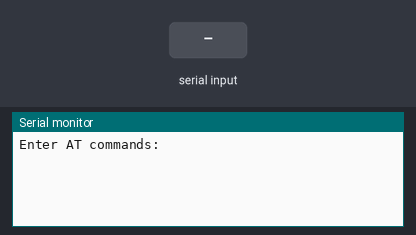
Simulated run of this sketch. Board: Arduino Uno, built with avr-gcc and run on an emulated ATmega328P. On the bench: the last lines printed to the serial monitor. The inputs (shaded band) are chosen by the test bench.

Above: at 1.2 s.
1.3 s: "1" received over the second serial link
At 1.7 s:
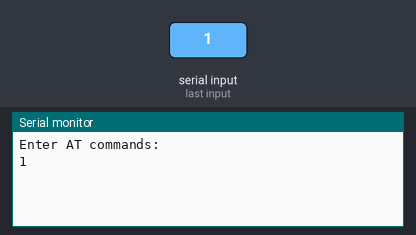
2.8 s: "0" received over the second serial link
At 4.0 s:
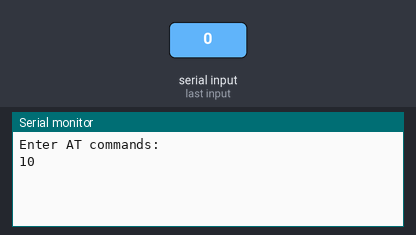

The sketch:

bluetooth_read.ino
```cpp
#include <SoftwareSerial.h>

SoftwareSerial mySerial(2, 4); // TX=2, RX=4 BLUETOOTH MODULE

void setup() {
  Serial.begin(9600);       // 시리얼 통신 시작, 전송 속도 9600
  mySerial.begin(9600);    // 블루투스 시리얼 통신 시작, 전송 속도 9600

  Serial.println("Enter AT commands:");
}

void loop() {
  // 블루투스에서 데이터 수신 시 시리얼 모니터에 출력
  if (mySerial.available()) {
    uint8_t read_value = mySerial.read();
    Serial.write(read_value);
  }

  // 시리얼 모니터에서 입력된 데이터를 블루투스로 전송
  if (Serial.available()) {
    mySerial.write(Serial.read());
  }
}
```

Measured:
- after the input at 1.3 s, the serial monitor: prints a new line at once (image 1)
- after the input at 2.8 s, the serial monitor: prints a new line at once (image 2)
